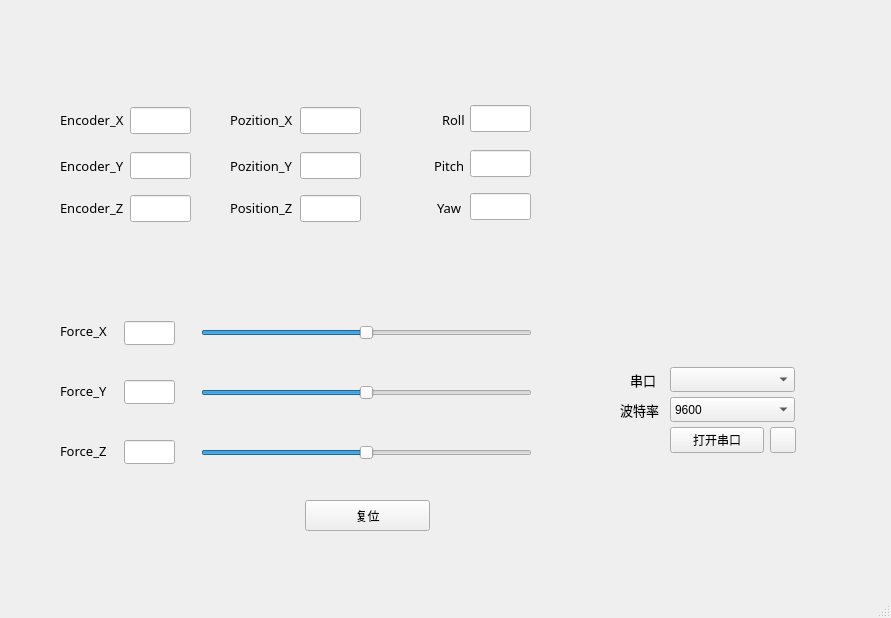
<?xml version="1.0" encoding="UTF-8"?>
<ui version="4.0">
 <class>MainWindow</class>
 <widget class="QMainWindow" name="MainWindow">
  <property name="geometry">
   <rect>
    <x>0</x>
    <y>0</y>
    <width>891</width>
    <height>618</height>
   </rect>
  </property>
  <property name="windowTitle">
   <string>MainWindow</string>
  </property>
  <widget class="QWidget" name="centralwidget">
   <widget class="QSlider" name="X_MOTOR">
    <property name="geometry">
     <rect>
      <x>201</x>
      <y>323</y>
      <width>331</width>
      <height>20</height>
     </rect>
    </property>
    <property name="minimum">
     <number>-300</number>
    </property>
    <property name="maximum">
     <number>300</number>
    </property>
    <property name="orientation">
     <enum>Qt::Horizontal</enum>
    </property>
   </widget>
   <widget class="QComboBox" name="ENCODER_COM">
    <property name="geometry">
     <rect>
      <x>670</x>
      <y>367</y>
      <width>125</width>
      <height>25</height>
     </rect>
    </property>
   </widget>
   <widget class="QComboBox" name="BAUDRATE">
    <property name="geometry">
     <rect>
      <x>670</x>
      <y>397</y>
      <width>125</width>
      <height>25</height>
     </rect>
    </property>
    <item>
     <property name="text">
      <string>9600</string>
     </property>
    </item>
    <item>
     <property name="text">
      <string>115200</string>
     </property>
    </item>
   </widget>
   <widget class="QPushButton" name="CONNECT">
    <property name="geometry">
     <rect>
      <x>670</x>
      <y>427</y>
      <width>94</width>
      <height>26</height>
     </rect>
    </property>
    <property name="text">
     <string>打开串口</string>
    </property>
   </widget>
   <widget class="QPushButton" name="RESET">
    <property name="geometry">
     <rect>
      <x>770</x>
      <y>427</y>
      <width>26</width>
      <height>26</height>
     </rect>
    </property>
    <property name="text">
     <string/>
    </property>
   </widget>
   <widget class="QSlider" name="Y_MOTOR">
    <property name="geometry">
     <rect>
      <x>201</x>
      <y>383</y>
      <width>331</width>
      <height>20</height>
     </rect>
    </property>
    <property name="minimum">
     <number>-300</number>
    </property>
    <property name="maximum">
     <number>300</number>
    </property>
    <property name="orientation">
     <enum>Qt::Horizontal</enum>
    </property>
   </widget>
   <widget class="QSlider" name="Z_MOTOR">
    <property name="geometry">
     <rect>
      <x>201</x>
      <y>443</y>
      <width>331</width>
      <height>20</height>
     </rect>
    </property>
    <property name="minimum">
     <number>-300</number>
    </property>
    <property name="maximum">
     <number>300</number>
    </property>
    <property name="orientation">
     <enum>Qt::Horizontal</enum>
    </property>
   </widget>
   <widget class="QLineEdit" name="lineEdit_1">
    <property name="geometry">
     <rect>
      <x>130</x>
      <y>107</y>
      <width>61</width>
      <height>27</height>
     </rect>
    </property>
    <property name="minimumSize">
     <size>
      <width>0</width>
      <height>24</height>
     </size>
    </property>
   </widget>
   <widget class="QLineEdit" name="lineEdit_2">
    <property name="geometry">
     <rect>
      <x>130</x>
      <y>152</y>
      <width>61</width>
      <height>27</height>
     </rect>
    </property>
    <property name="minimumSize">
     <size>
      <width>0</width>
      <height>24</height>
     </size>
    </property>
   </widget>
   <widget class="QLineEdit" name="lineEdit_3">
    <property name="geometry">
     <rect>
      <x>130</x>
      <y>195</y>
      <width>61</width>
      <height>27</height>
     </rect>
    </property>
    <property name="minimumSize">
     <size>
      <width>0</width>
      <height>24</height>
     </size>
    </property>
   </widget>
   <widget class="QLineEdit" name="lineEdit_4">
    <property name="geometry">
     <rect>
      <x>300</x>
      <y>107</y>
      <width>61</width>
      <height>27</height>
     </rect>
    </property>
    <property name="minimumSize">
     <size>
      <width>0</width>
      <height>24</height>
     </size>
    </property>
   </widget>
   <widget class="QLineEdit" name="lineEdit_5">
    <property name="geometry">
     <rect>
      <x>300</x>
      <y>152</y>
      <width>61</width>
      <height>27</height>
     </rect>
    </property>
    <property name="minimumSize">
     <size>
      <width>0</width>
      <height>24</height>
     </size>
    </property>
   </widget>
   <widget class="QLineEdit" name="lineEdit_6">
    <property name="geometry">
     <rect>
      <x>300</x>
      <y>195</y>
      <width>61</width>
      <height>27</height>
     </rect>
    </property>
    <property name="minimumSize">
     <size>
      <width>0</width>
      <height>24</height>
     </size>
    </property>
   </widget>
   <widget class="QLabel" name="label">
    <property name="geometry">
     <rect>
      <x>60</x>
      <y>110</y>
      <width>64</width>
      <height>19</height>
     </rect>
    </property>
    <property name="font">
     <font>
      <family>微软雅黑</family>
      <pointsize>10</pointsize>
      <weight>50</weight>
      <bold>false</bold>
     </font>
    </property>
    <property name="text">
     <string>Encoder_X</string>
    </property>
   </widget>
   <widget class="QLabel" name="label_2">
    <property name="geometry">
     <rect>
      <x>60</x>
      <y>156</y>
      <width>64</width>
      <height>19</height>
     </rect>
    </property>
    <property name="font">
     <font>
      <family>微软雅黑</family>
      <pointsize>10</pointsize>
      <weight>50</weight>
      <bold>false</bold>
     </font>
    </property>
    <property name="text">
     <string>Encoder_Y</string>
    </property>
   </widget>
   <widget class="QLabel" name="label_3">
    <property name="geometry">
     <rect>
      <x>60</x>
      <y>198</y>
      <width>64</width>
      <height>19</height>
     </rect>
    </property>
    <property name="font">
     <font>
      <family>微软雅黑</family>
      <pointsize>10</pointsize>
      <weight>50</weight>
      <bold>false</bold>
     </font>
    </property>
    <property name="text">
     <string>Encoder_Z</string>
    </property>
   </widget>
   <widget class="QLabel" name="label_4">
    <property name="geometry">
     <rect>
      <x>230</x>
      <y>156</y>
      <width>64</width>
      <height>19</height>
     </rect>
    </property>
    <property name="font">
     <font>
      <family>微软雅黑</family>
      <pointsize>10</pointsize>
      <weight>50</weight>
      <bold>false</bold>
     </font>
    </property>
    <property name="text">
     <string>Pozition_Y</string>
    </property>
   </widget>
   <widget class="QLabel" name="label_5">
    <property name="geometry">
     <rect>
      <x>230</x>
      <y>198</y>
      <width>64</width>
      <height>19</height>
     </rect>
    </property>
    <property name="font">
     <font>
      <family>微软雅黑</family>
      <pointsize>10</pointsize>
      <weight>50</weight>
      <bold>false</bold>
     </font>
    </property>
    <property name="text">
     <string>Position_Z</string>
    </property>
   </widget>
   <widget class="QLabel" name="label_6">
    <property name="geometry">
     <rect>
      <x>230</x>
      <y>110</y>
      <width>64</width>
      <height>19</height>
     </rect>
    </property>
    <property name="font">
     <font>
      <family>微软雅黑</family>
      <pointsize>10</pointsize>
      <weight>50</weight>
      <bold>false</bold>
     </font>
    </property>
    <property name="text">
     <string>Pozition_X</string>
    </property>
   </widget>
   <widget class="QLabel" name="label_7">
    <property name="geometry">
     <rect>
      <x>60</x>
      <y>321</y>
      <width>64</width>
      <height>19</height>
     </rect>
    </property>
    <property name="font">
     <font>
      <family>微软雅黑</family>
      <pointsize>10</pointsize>
      <weight>50</weight>
      <bold>false</bold>
     </font>
    </property>
    <property name="text">
     <string>Force_X</string>
    </property>
   </widget>
   <widget class="QLabel" name="label_8">
    <property name="geometry">
     <rect>
      <x>60</x>
      <y>381</y>
      <width>64</width>
      <height>19</height>
     </rect>
    </property>
    <property name="font">
     <font>
      <family>微软雅黑</family>
      <pointsize>10</pointsize>
      <weight>50</weight>
      <bold>false</bold>
     </font>
    </property>
    <property name="text">
     <string>Force_Y</string>
    </property>
   </widget>
   <widget class="QLabel" name="label_9">
    <property name="geometry">
     <rect>
      <x>60</x>
      <y>441</y>
      <width>64</width>
      <height>19</height>
     </rect>
    </property>
    <property name="font">
     <font>
      <family>微软雅黑</family>
      <pointsize>10</pointsize>
      <weight>50</weight>
      <bold>false</bold>
     </font>
    </property>
    <property name="text">
     <string>Force_Z</string>
    </property>
   </widget>
   <widget class="QPushButton" name="RESTART">
    <property name="geometry">
     <rect>
      <x>305</x>
      <y>500</y>
      <width>125</width>
      <height>31</height>
     </rect>
    </property>
    <property name="text">
     <string>复位</string>
    </property>
   </widget>
   <widget class="QLineEdit" name="Force_X">
    <property name="geometry">
     <rect>
      <x>124</x>
      <y>321</y>
      <width>51</width>
      <height>24</height>
     </rect>
    </property>
    <property name="minimumSize">
     <size>
      <width>0</width>
      <height>24</height>
     </size>
    </property>
   </widget>
   <widget class="QLineEdit" name="Force_Y">
    <property name="geometry">
     <rect>
      <x>124</x>
      <y>380</y>
      <width>51</width>
      <height>24</height>
     </rect>
    </property>
    <property name="minimumSize">
     <size>
      <width>0</width>
      <height>24</height>
     </size>
    </property>
   </widget>
   <widget class="QLineEdit" name="Force_Z">
    <property name="geometry">
     <rect>
      <x>124</x>
      <y>440</y>
      <width>51</width>
      <height>24</height>
     </rect>
    </property>
    <property name="minimumSize">
     <size>
      <width>0</width>
      <height>24</height>
     </size>
    </property>
   </widget>
   <widget class="QLabel" name="label_10">
    <property name="geometry">
     <rect>
      <x>630</x>
      <y>370</y>
      <width>31</width>
      <height>19</height>
     </rect>
    </property>
    <property name="font">
     <font>
      <family>微软雅黑</family>
      <pointsize>10</pointsize>
      <weight>50</weight>
      <bold>false</bold>
     </font>
    </property>
    <property name="text">
     <string>串口</string>
    </property>
   </widget>
   <widget class="QLabel" name="label_12">
    <property name="geometry">
     <rect>
      <x>620</x>
      <y>400</y>
      <width>41</width>
      <height>19</height>
     </rect>
    </property>
    <property name="font">
     <font>
      <family>微软雅黑</family>
      <pointsize>10</pointsize>
      <weight>50</weight>
      <bold>false</bold>
     </font>
    </property>
    <property name="text">
     <string>波特率</string>
    </property>
   </widget>
   <widget class="Axis3DWidget" name="axisWidget" native="true">
    <property name="geometry">
     <rect>
      <x>590</x>
      <y>40</y>
      <width>260</width>
      <height>260</height>
     </rect>
    </property>
   </widget>
   <widget class="QLineEdit" name="lineEdit_7">
    <property name="geometry">
     <rect>
      <x>470</x>
      <y>105</y>
      <width>61</width>
      <height>27</height>
     </rect>
    </property>
    <property name="minimumSize">
     <size>
      <width>0</width>
      <height>24</height>
     </size>
    </property>
   </widget>
   <widget class="QLabel" name="label_11">
    <property name="geometry">
     <rect>
      <x>442</x>
      <y>110</y>
      <width>31</width>
      <height>19</height>
     </rect>
    </property>
    <property name="font">
     <font>
      <family>微软雅黑</family>
      <pointsize>10</pointsize>
      <weight>50</weight>
      <bold>false</bold>
     </font>
    </property>
    <property name="text">
     <string>Roll</string>
    </property>
   </widget>
   <widget class="QLabel" name="label_13">
    <property name="geometry">
     <rect>
      <x>434</x>
      <y>156</y>
      <width>41</width>
      <height>19</height>
     </rect>
    </property>
    <property name="font">
     <font>
      <family>微软雅黑</family>
      <pointsize>10</pointsize>
      <weight>50</weight>
      <bold>false</bold>
     </font>
    </property>
    <property name="text">
     <string>Pitch</string>
    </property>
   </widget>
   <widget class="QLabel" name="label_14">
    <property name="geometry">
     <rect>
      <x>437</x>
      <y>198</y>
      <width>31</width>
      <height>19</height>
     </rect>
    </property>
    <property name="font">
     <font>
      <family>微软雅黑</family>
      <pointsize>10</pointsize>
      <weight>50</weight>
      <bold>false</bold>
     </font>
    </property>
    <property name="text">
     <string>Yaw</string>
    </property>
   </widget>
   <widget class="QLineEdit" name="lineEdit_8">
    <property name="geometry">
     <rect>
      <x>470</x>
      <y>193</y>
      <width>61</width>
      <height>27</height>
     </rect>
    </property>
    <property name="minimumSize">
     <size>
      <width>0</width>
      <height>24</height>
     </size>
    </property>
   </widget>
   <widget class="QLineEdit" name="lineEdit_9">
    <property name="geometry">
     <rect>
      <x>470</x>
      <y>150</y>
      <width>61</width>
      <height>27</height>
     </rect>
    </property>
    <property name="minimumSize">
     <size>
      <width>0</width>
      <height>24</height>
     </size>
    </property>
   </widget>
  </widget>
  <widget class="QMenuBar" name="menubar">
   <property name="geometry">
    <rect>
     <x>0</x>
     <y>0</y>
     <width>891</width>
     <height>23</height>
    </rect>
   </property>
  </widget>
  <widget class="QStatusBar" name="statusbar"/>
 </widget>
 <customwidgets>
  <customwidget>
   <class>Axis3DWidget</class>
   <extends>QWidget</extends>
   <header>axis3dwidget.h</header>
  </customwidget>
 </customwidgets>
 <resources/>
 <connections/>
</ui>
